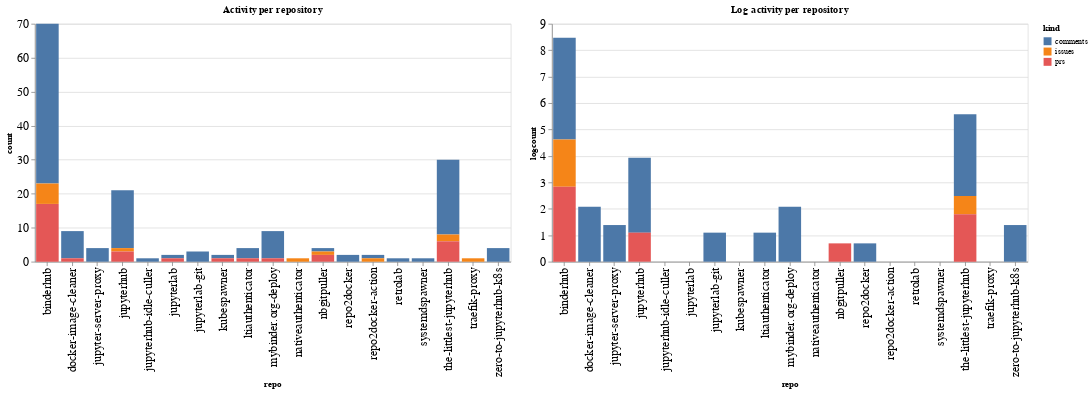

Notebook code for this chart:
### Code cell
ch1 = alt.Chart(repo_summaries, width=600, title="Activity per repository").mark_bar().encode(
    x='repo',
    y='count',
    color='kind',
    tooltip="kind"
)

ch2 = alt.Chart(repo_summaries, width=600, title="Log activity per repository").mark_bar().encode(
    x='repo',
    y='logcount',
    color='kind',
    tooltip="kind"
)

ch1 | ch2

### Figure 1 — Vega-Lite specification as saved in the notebook (floating-point values rounded to 4 significant figures)
{"config": {"axisLeft": {"labelFontSize": 15}, "axisBottom": {"labelFontSize": 15}}, "hconcat": [{"mark": "bar", "encoding": {"color": {"type": "nominal", "field": "kind"}, "tooltip": {"type": "nominal", "field": "kind"}, "x": {"type": "nominal", "field": "repo"}, "y": {"type": "quantitative", "field": "count"}}, "title": "Activity per repository", "width": 600}, {"mark": "bar", "encoding": {"color": {"type": "nominal", "field": "kind"}, "tooltip": {"type": "nominal", "field": "kind"}, "x": {"type": "nominal", "field": "repo"}, "y": {"type": "quantitative", "field": "logcount"}}, "title": "Log activity per repository", "width": 600}], "data": {"name": "data-70b23cd4d0f9272e6b09b44c7d2033a6"}, "$schema": "https://vega.github.io/schema/vega-lite/v4.8.1.json", "datasets": {"data-70b23cd4d0f9272e6b09b44c7d2033a6": [{"repo": "binderhub", "kind": "comments", "count": 47, "logcount": 3.85}, {"repo": "binderhub", "kind": "issues", "count": 6, "logcount": 1.792}, {"repo": "binderhub", "kind": "prs", "count": 17, "logcount": 2.833}, {"repo": "docker-image-cleaner", "kind": "comments", "count": 8, "logcount": 2.079}, {"repo": "docker-image-cleaner", "kind": "prs", "count": 1, "logcount": 0.0}, {"repo": "jupyter-server-proxy", "kind": "comments", "count": 4, "logcount": 1.386}, {"repo": "jupyterhub", "kind": "comments", "count": 17, "logcount": 2.833}, {"repo": "jupyterhub", "kind": "issues", "count": 1, "logcount": 0.0}, {"repo": "jupyterhub", "kind": "prs", "count": 3, "logcount": 1.099}, {"repo": "jupyterhub-idle-culler", "kind": "comments", "count": 1, "logcount": 0.0}, {"repo": "jupyterlab", "kind": "comments", "count": 1, "logcount": 0.0}, {"repo": "jupyterlab", "kind": "prs", "count": 1, "logcount": 0.0}, {"repo": "jupyterlab-git", "kind": "comments", "count": 3, "logcount": 1.099}, {"repo": "kubespawner", "kind": "comments", "count": 1, "logcount": 0.0}, {"repo": "kubespawner", "kind": "prs", "count": 1, "logcount": 0.0}, {"repo": "ltiauthenticator", "kind": "comments", "count": 3, "logcount": 1.099}, {"repo": "ltiauthenticator", "kind": "prs", "count": 1, "logcount": 0.0}, {"repo": "mybinder.org-deploy", "kind": "comments", "count": 8, "logcount": 2.079}, {"repo": "mybinder.org-deploy", "kind": "prs", "count": 1, "logcount": 0.0}, {"repo": "nativeauthenticator", "kind": "issues", "count": 1, "logcount": 0.0}, {"repo": "nbgitpuller", "kind": "comments", "count": 1, "logcount": 0.0}, {"repo": "nbgitpuller", "kind": "issues", "count": 1, "logcount": 0.0}, {"repo": "nbgitpuller", "kind": "prs", "count": 2, "logcount": 0.6931}, {"repo": "repo2docker", "kind": "comments", "count": 2, "logcount": 0.6931}, {"repo": "repo2docker-action", "kind": "comments", "count": 1, "logcount": 0.0}, {"repo": "repo2docker-action", "kind": "issues", "count": 1, "logcount": 0.0}, {"repo": "retrolab", "kind": "comments", "count": 1, "logcount": 0.0}, {"repo": "systemdspawner", "kind": "comments", "count": 1, "logcount": 0.0}, {"repo": "the-littlest-jupyterhub", "kind": "comments", "count": 22, "logcount": 3.091}, {"repo": "the-littlest-jupyterhub", "kind": "issues", "count": 2, "logcount": 0.6931}, {"repo": "the-littlest-jupyterhub", "kind": "prs", "count": 6, "logcount": 1.792}, {"repo": "traefik-proxy", "kind": "issues", "count": 1, "logcount": 0.0}, {"repo": "zero-to-jupyterhub-k8s", "kind": "comments", "count": 4, "logcount": 1.386}]}}
